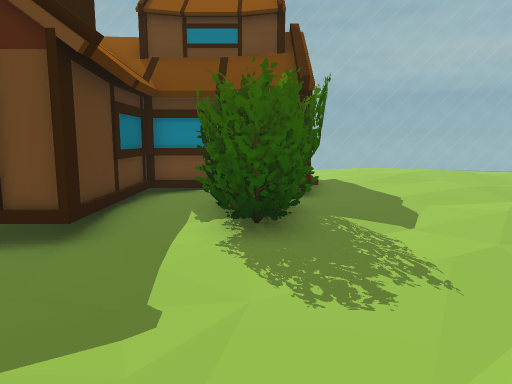
View 1 (above)

23 first-person views from a walk through a 3-D level made in the Unity game engine. The camera is 1.5 m above the floor, tilts 8° down and sees 70° across. The floor is counted in squares, 1 m on a side. Each view is taken from the middle of a square. On the plan, view 1 faces up. The plan holds only what a view shows up to about 16 squares ahead; the rest is blank. The place goes on beyond the plan.

View 2
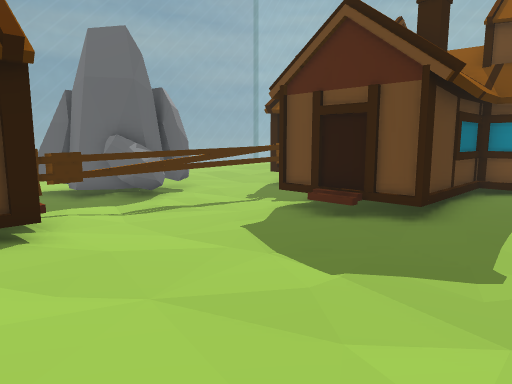

View 3
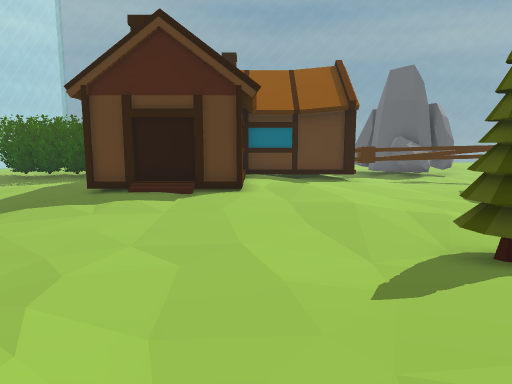

View 4
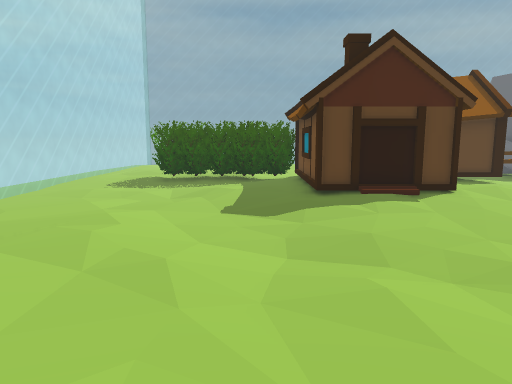

View 5
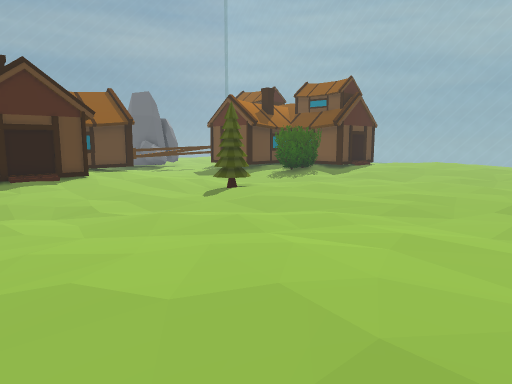

View 6
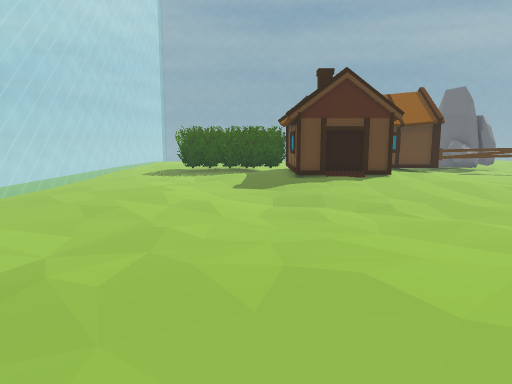

View 7
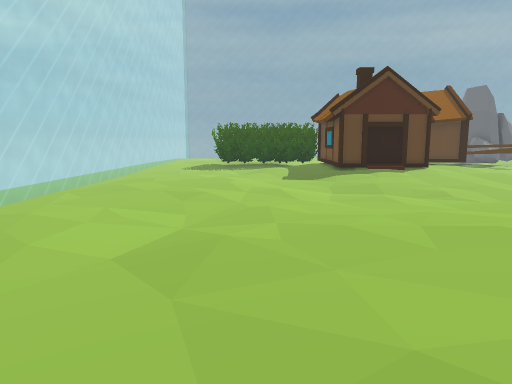

View 8
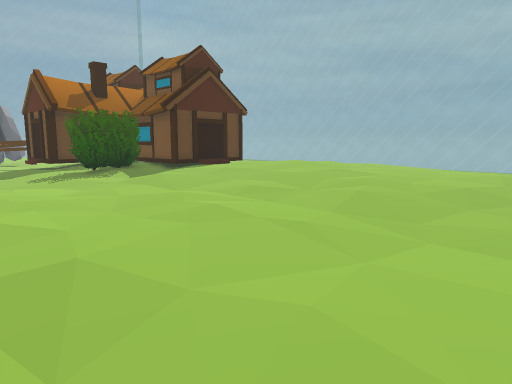

View 9
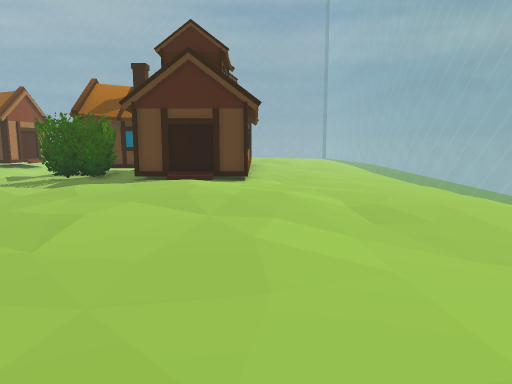

View 10
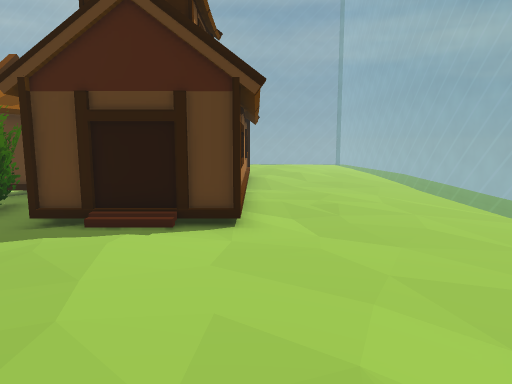

View 11
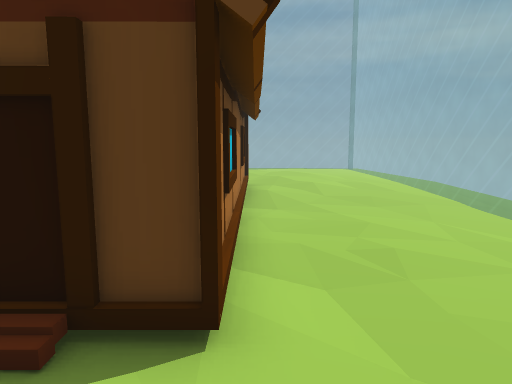

View 12
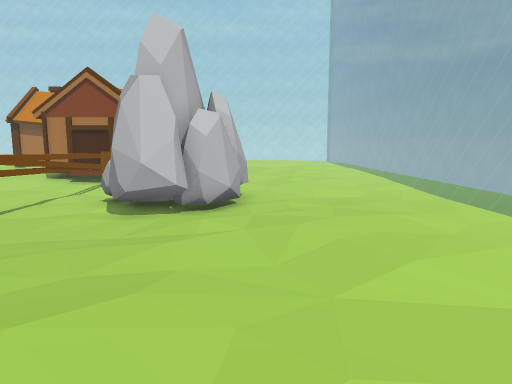

View 13
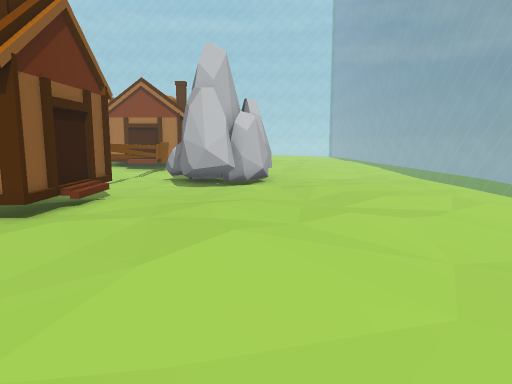

View 14
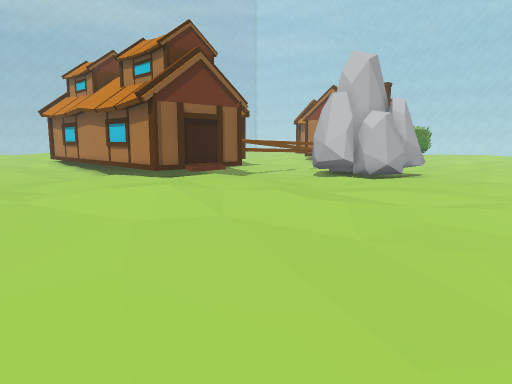

View 15
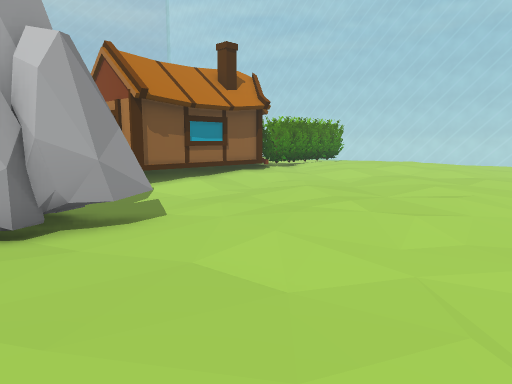

View 16
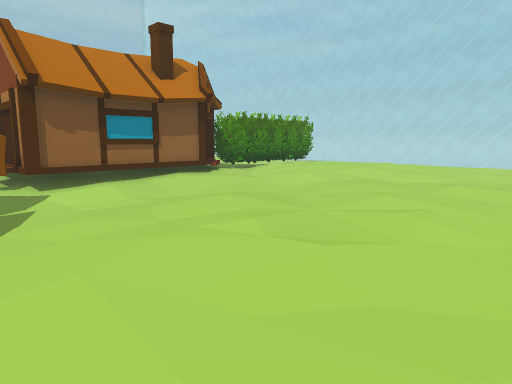

View 17
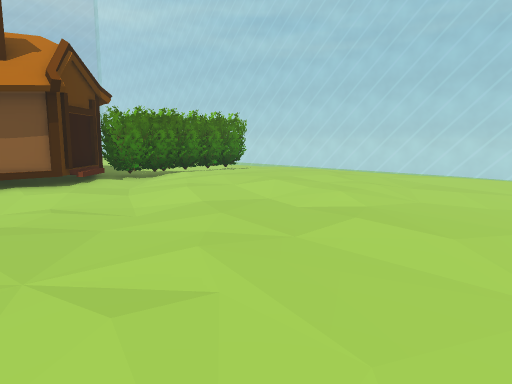

View 18
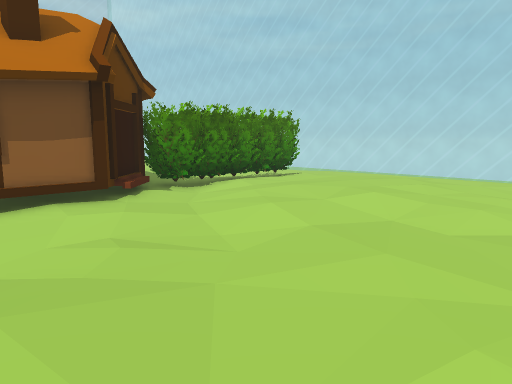

View 19
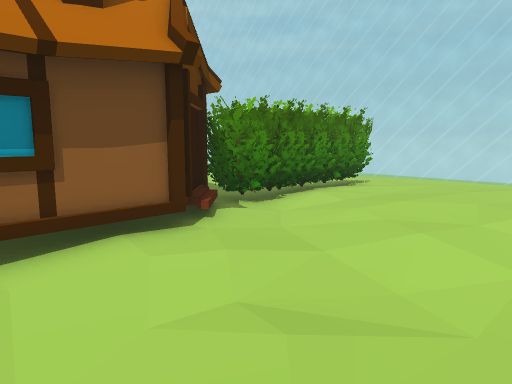

View 20
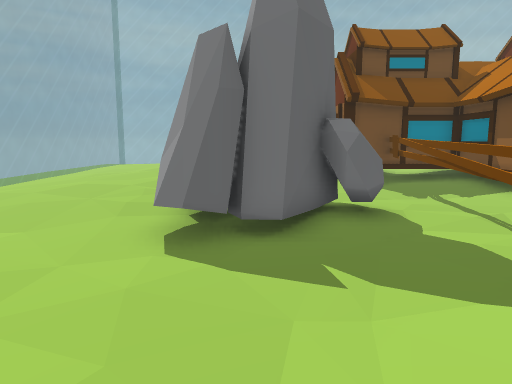

View 21
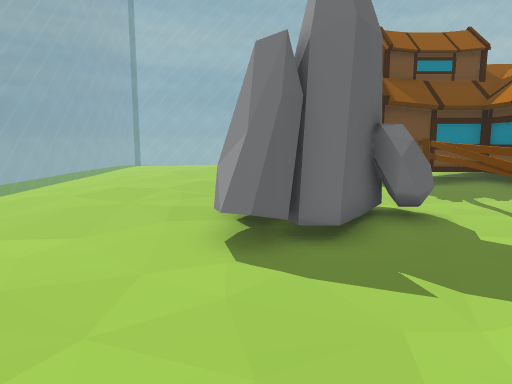

View 22
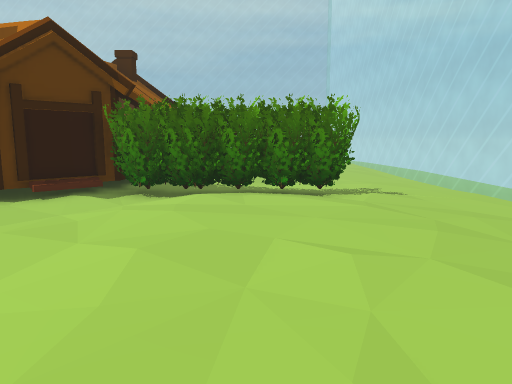

View 23
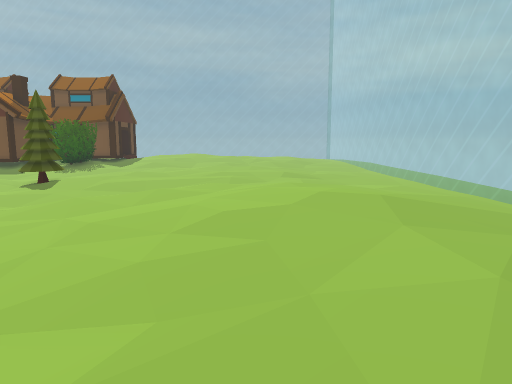

### Floor plan
Key: @ floor where view 1 was taken; # wall or solid block; . main floor; : floor 0.25 m higher than the main floor; - floor 0.25 m lower than the main floor; + floor 0.5 m higher than the main floor; / step, stairs or slope; = window, fence, low wall or low ledge; B bush; H house; T thing the floor can be seen under or through; R rock; E tree.
Columns run from 22 left of view 1 to 17 right of it. Each row starts with its distance up from view 1.
 20           =================
 19  . ..   . ......-----........
 18   .........................::.
 17  .........................:::::..
 16  ......::::::............::::::..
 15   ....::::::::...........::::::.:::
 14   ....::::::::......:...::::+::::::
 13   ...:::::::H:HHHH..HH:H:::+++::::::.
 12 =-....::::::#          #::++++::::::
 11 =-......::::#          #:++++++:::::
 10 =-...:..:...##         #:+++++++::::
  9 =-..........H####  #####::++:++::::.
  8 =-.........--.T.#  #::B:::::::::::...
  7 =-.........--T..#  #:BBB::::::::::...
  6 =-.......RR--T--## #:BBB..::..:......
  5 =-......RRRR-T--H###:BBB......::.....
  4 =---.-.-RRRRRT--..............:::....
  3 =-------RRRR-T---............:..:.....
  2 =------RRR---T---.-...--...:.:..::...--=
  1 =-------R----T........--...:..::.:...--=
  0 =----..------T/.......@-EE.....:.....--=
 -1 =--....-----H####:.....EE.:...::.....--=
 -2   -......--.##  #:::::..-.......... ..-=
 -3  -.......--.#   #:::::.........:::. ...=
 -4   .......--.#   H++:H:........::::::...=
 -5  ...........#       #::...-///:::+:::..
 -6  ...........##      #::.....::::+++://.
 -7   ........../##    ##::......:::+++///
 -8   ...........H######H:.......::++++//
 -9   .......::..BBB::::::.......::++++:/
-10   ......::::.BBB.:::.........:::::+:
-11   ....:::::::BBB.::...........:::::
-12    ...:::::::BBB...............:::/ .
-13    ....::::::BBB......:.:......:...
-14    ....::::::BBB...................
-15    ......:::......................
-16    .............................
-17     ...............-...........
-18     ............-------......
-19     =======================

Where each view was taken, in squares from view 1:
view 1: 0 up, 0 right, facing up
view 2: 2 down, 0 right, facing up-left
view 3: 4 down, 7 right, facing left
view 4: 10 down, 8 right, facing left
view 5: 10 down, 13 right, facing up-left
view 6: 10 down, 13 right, facing left
view 7: 12 down, 14 right, facing left
view 8: 0 up, 15 right, facing up-left
view 9: 13 up, 14 right, facing left
view 10: 13 up, 8 right, facing left
view 11: 13 up, 4 right, facing left
view 12: 15 up, 15 left, facing down
view 13: 19 up, 14 left, facing down
view 14: 19 up, 21 left, facing down-right
view 15: 5 up, 21 left, facing down-right
view 16: 2 up, 21 left, facing down-right
view 17: 3 down, 21 left, facing down-right
view 18: 3 down, 18 left, facing down-right
view 19: 3 down, 15 left, facing down-right
view 20: 4 down, 13 left, facing up
view 21: 4 down, 14 left, facing up
view 22: 12 down, 18 left, facing right
view 23: 14 down, 10 right, facing up
